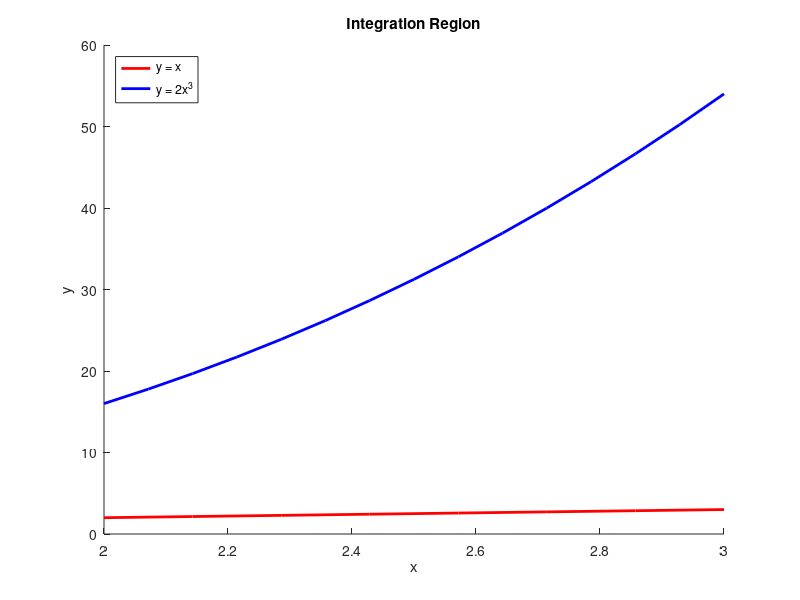
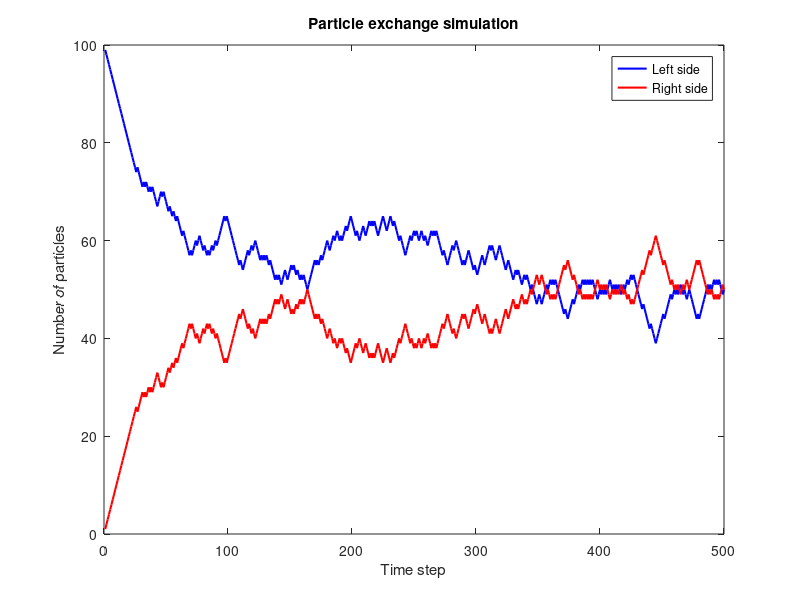

MATLAB code to generate these figures, in order:
% Monte Carlo integration for I = ∫∫ (x^2 + y) dy dx
clear; clc; rng('shuffle');

% Integration bounds
x_min = 2; 
x_max = 3;

N = 1e6;   % number of random points
x_rand = x_min + (x_max - x_min) * rand(N,1);   % uniform in [2,3]
y_rand = 2*x_min^3 + (2*x_max^3 - x_min) * rand(N,1); % trial range for y

% Define region: y between [x , 2x^3]
inside = (y_rand >= x_rand) & (y_rand <= 2*x_rand.^3);

% Evaluate integrand (only for points inside region)
f_vals = (x_rand.^2 + y_rand) .* inside;

% Bounding box area
Area_box = (x_max - x_min) * (2*x_max^3 - x_min);

% Monte Carlo estimate
I_MC = Area_box * mean(f_vals);

fprintf('Monte Carlo estimate: %.2f\n', I_MC);
fprintf('Exact value: 790.55\n');
fprintf('Error: %.2f %%\n', 100*abs(I_MC-790.55)/790.55);

% --------- Plot the region ---------
figure; hold on;
fplot(@(x) x, [x_min x_max], 'r', 'LineWidth',2);         % lower bound y = x
fplot(@(x) 2*x.^3, [x_min x_max], 'b', 'LineWidth',2);    % upper bound y = 2x^3
xlabel('x'); ylabel('y');
title('Integration Region');
legend('y = x','y = 2x^3','Location','northwest');



%%%%%%%% Particle exchange simulation
clear; clc; 
rng('shuffle');

N = 100;          % total number of particles
nl = N;           % initial number on left side
nr = 0;           % initial number on right side
T = 500;          % number of time steps

nl_record = zeros(1,T); % to record particles on left
nr_record = zeros(1,T); % to record particles on right

for t = 1:T
    r = rand;  % random number in [0,1]
    if r < nl/N
        % particle moves left -> right
        nl = nl - 1;
        nr = nr + 1;
    else
        % particle moves right -> left
        nl = nl + 1;
        nr = nr - 1;
    end
    
    % record values
    nl_record(t) = nl;
    nr_record(t) = nr;
end

% Plot results
figure;
plot(1:T, nl_record, 'b', 'LineWidth',1.5); hold on;
plot(1:T, nr_record, 'r', 'LineWidth',1.5);
xlabel('Time step'); ylabel('Number of particles');
legend('Left side','Right side');
title('Particle exchange simulation');

